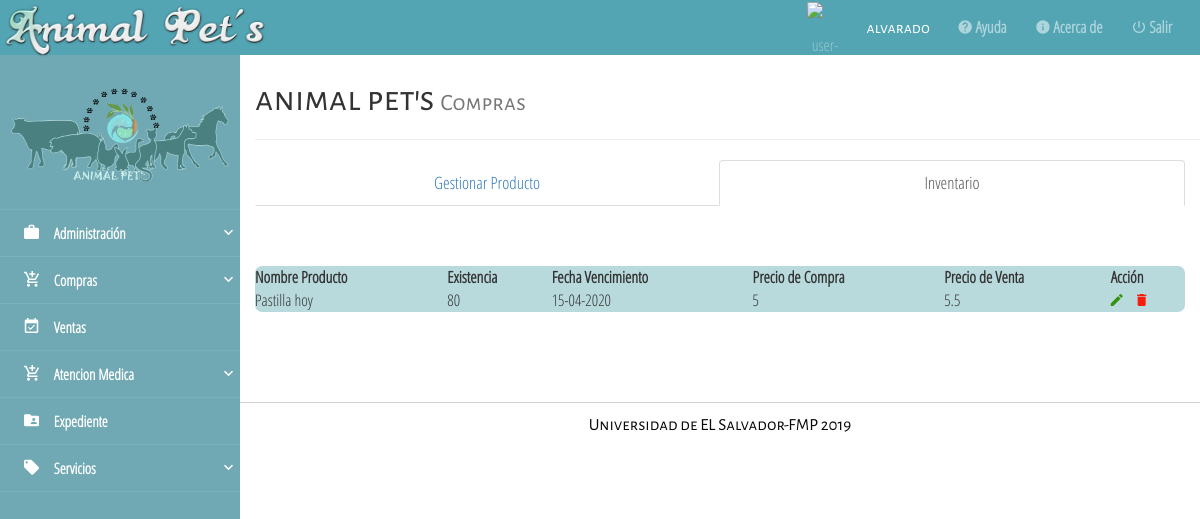
/from/inventario.php (signed in), run on the app's committed database.
### tables this page shows
CREATE TABLE `productos` (
  `id_producto` int(20) NOT NULL,
  `nombre` varchar(30) NOT NULL,
  `stockMin` int(11) NOT NULL,
  `id_categoria` int(15) NOT NULL,
  `id_UnidMed` int(11) NOT NULL,
  `id_distribuidora` int(11) NOT NULL
);

### from/inventario.php (the view, shortened to what this page needs)
<!DOCTYPE html>
<html lang="es">
<head>
    <link rel="stylesheet" href="../assets/css/material-design-iconic-font.min.css">
    <link rel="stylesheet" href="../assets/css/normalize.css">
    <link rel="stylesheet" href="../assets/css/bootstrap.min.css">
    <link rel="stylesheet" href="../assets/css/jquery.mCustomScrollbar.css">
    <link rel="stylesheet" href="../assets/css/style.css">
    <link rel="stylesheet" href="../assets/datatable/css/jquery.dataTables.min.css">
    <link rel="stylesheet" href="../assets/datatable/css/responsive.dataTables.min.css">
    <link rel="stylesheet" href="../assets/css/sweet-alert.css">
    <link rel="stylesheet" href="../assets/css/sweetalert2.min.css">
</head>
<body onload="mensaje()">
    <?php
    include "../from/menu.php"
    ?>
<div class="content-page-container full-reset custom-scroll-containers">
        <div class="container">
            <div class="page-header">
              <h1 class="all-tittles">animal pet's <small>Compras</small></h1>
            </div>
        </div>
        <div class="container-fluid">
            <ul class="nav nav-tabs nav-justified"  style="font-size: 17px;">
              <li role="presentation" ><a href="productos.php">Gestionar Producto</a></li>
              <li role="presentation" class="active"><a href="inventario.php">Inventario</a></li>
            </ul>
        </div>
        <div class="container-fluid">
             <div class="row">
                    <div class="container-fluid">
                <div class="div-table">
                    <table id="miTabla" class="display responsive nowrap" style="width:100%">
                        <thead>
                            <tr>
                              <th>Nombre Producto</th>
                              <th>Existencia</th>
                              <th>Fecha Vencimiento</th>
                              <th>Precio de Compra</th>
                              <th>Precio de Venta</th>
                              <th>Acción</th>
                            </tr>
                       </thead>
                          <tbody>
                            <?php
                            include "../config/conexion.php";
                            $result=$conexion->query("SELECT productos.nombre as producto,
                                sum(detproductos.cantidCompra) as existencia,
                                detproductos.fechaCaduc as fecha,
                                detproductos.precCompra as precioC,
                                detproductos.precVenta as precioV,
                                productos.id_producto as id
                                FROM
                                productos
                                INNER JOIN detproductos ON detproductos.id_producto = productos.id_producto GROUP BY productos.nombre");
                            if($result){
                                while($fila = $result->fetch_object()){ ?>
                                <tr>
                                <td><?php echo $fila->producto ?></td>
                                <td><?php echo $fila->existencia ?></td>
                                <td><?php echo date("d-m-Y", strtotime($fila->fecha))?></td>
                                <td><?php echo $fila->precioC ?></td>
                                <td><?php echo $fila->precioV ?></td>
                                <td>
                                    <a href="#" data-toggle= "modal" data-target= "#modificarProducto" class="material-control tooltips-general" required="" maxlength="50" data-toggle="tooltip" data-placement="top" title="Editar" onclick="editar(<?php echo $fila->id?>)">
                                        <i class="zmdi zmdi-edit" style="color: #31920D;">
                                        </i>
                                    </a>
                                    <a href="#" class="material-control tooltips-general" required="" maxlength="50" data-toggle="tooltip" data-placement="top" title="Eliminar" onclick="eliminar(<?php echo $fila->id?>)">
                                        <i class="zmdi zmdi-delete" style="color: #F91D0B;"></i>
                                    </a>
                                </td>
                            </tr>
                            <?php
        }
}
?>
</tbody>
                    </table>
                </div><div style="margin: 6.5% 0;"></div>
            </div>
            </div>
        </div>
        <footer class="footer full-reset">
            <div class="footer-copyright full-reset all-tittles"><center>Universidad de EL Salvador-FMP 2019</center></div>
        </footer>
    </div>
</body>
</html>

### assets/css/style.css (style rules this page uses)
html, body { height: 100%; margin: 0; padding: 0; width: 100%; font-size: 16px; font-family: "Parrafos" !important; background-color: #fff; }
.all-tittles { font-family: "Titulos" !important; }
.full-reset { margin: 0; padding: 0; width: 100%; }
.div-table { display: table !important; width: 100%; margin: 20px 0; padding: 0; background-color: #b9dadd; height: auto !important; border-radius: 7px 7px 7px 7px; -moz-border-radius: 7px 7px 7px 7px; -webkit-border-radius: 7px 7px 7px 7px; border: 0px solid #000000; }
.content-page-container { height: 100%; position: absolute; top: 0; right: 0; z-index: 1; width: 80%; background-color: #fff; }
.footer { background-color: #BFC1C1B5; height: auto; color: #fff; padding-top: 1px; margin-top: 30px; }
.footer-copyright { height: 45px; line-height: 45px; color: #090909; text-align: center; font-size: 17px; background-color: #FFF; }

### data on the page
productos: nombre "Pastilla hoy", existencia "80", fecha "15-04-2020", precioC "5", precioV "5.5"

### other printed values
$nombres "alvarado"
